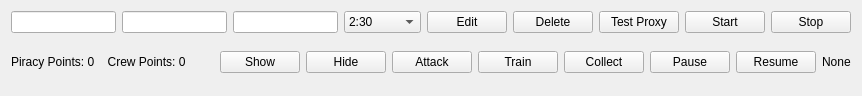
<?xml version="1.0" encoding="UTF-8"?>
<ui version="4.0">
 <class>BotItem</class>
 <widget class="QWidget" name="BotItem">
  <property name="geometry">
   <rect>
    <x>0</x>
    <y>0</y>
    <width>862</width>
    <height>96</height>
   </rect>
  </property>
  <property name="minimumSize">
   <size>
    <width>0</width>
    <height>96</height>
   </size>
  </property>
  <property name="maximumSize">
   <size>
    <width>16777215</width>
    <height>96</height>
   </size>
  </property>
  <property name="windowTitle">
   <string>Form</string>
  </property>
  <layout class="QVBoxLayout" name="verticalLayout">
   <item>
    <layout class="QHBoxLayout" name="hl_control">
     <item>
      <widget class="QLineEdit" name="le_username">
       <property name="readOnly">
        <bool>true</bool>
       </property>
      </widget>
     </item>
     <item>
      <widget class="QLineEdit" name="le_password">
       <property name="readOnly">
        <bool>true</bool>
       </property>
      </widget>
     </item>
     <item>
      <widget class="QLineEdit" name="le_proxy">
       <property name="readOnly">
        <bool>true</bool>
       </property>
      </widget>
     </item>
     <item>
      <widget class="QComboBox" name="cb_type">
       <item>
        <property name="text">
         <string>2:30</string>
        </property>
       </item>
       <item>
        <property name="text">
         <string>7:30</string>
        </property>
       </item>
       <item>
        <property name="text">
         <string>Random</string>
        </property>
       </item>
      </widget>
     </item>
     <item>
      <widget class="QPushButton" name="pb_edit">
       <property name="text">
        <string>Edit</string>
       </property>
      </widget>
     </item>
     <item>
      <widget class="QPushButton" name="pb_delete">
       <property name="text">
        <string>Delete</string>
       </property>
      </widget>
     </item>
     <item>
      <widget class="QPushButton" name="pb_testProxy">
       <property name="text">
        <string>Test Proxy</string>
       </property>
      </widget>
     </item>
     <item>
      <widget class="QPushButton" name="pb_start">
       <property name="text">
        <string>Start</string>
       </property>
      </widget>
     </item>
     <item>
      <widget class="QPushButton" name="pb_stop">
       <property name="text">
        <string>Stop</string>
       </property>
      </widget>
     </item>
    </layout>
   </item>
   <item>
    <widget class="QWidget" name="w_bot" native="true">
     <layout class="QHBoxLayout" name="horizontalLayout">
      <property name="leftMargin">
       <number>0</number>
      </property>
      <property name="topMargin">
       <number>0</number>
      </property>
      <property name="rightMargin">
       <number>0</number>
      </property>
      <property name="bottomMargin">
       <number>0</number>
      </property>
      <item>
       <widget class="QLabel" name="l_points">
        <property name="text">
         <string>Piracy Points: 0    Crew Points: 0</string>
        </property>
       </widget>
      </item>
      <item>
       <spacer name="horizontalSpacer">
        <property name="orientation">
         <enum>Qt::Horizontal</enum>
        </property>
        <property name="sizeHint" stdset="0">
         <size>
          <width>192</width>
          <height>20</height>
         </size>
        </property>
       </spacer>
      </item>
      <item>
       <widget class="QPushButton" name="pb_show">
        <property name="text">
         <string>Show</string>
        </property>
       </widget>
      </item>
      <item>
       <widget class="QPushButton" name="pb_hide">
        <property name="text">
         <string>Hide</string>
        </property>
       </widget>
      </item>
      <item>
       <widget class="QPushButton" name="pb_attack">
        <property name="text">
         <string>Attack</string>
        </property>
       </widget>
      </item>
      <item>
       <widget class="QPushButton" name="pb_train">
        <property name="text">
         <string>Train</string>
        </property>
       </widget>
      </item>
      <item>
       <widget class="QPushButton" name="pb_collect">
        <property name="text">
         <string>Collect</string>
        </property>
       </widget>
      </item>
      <item>
       <widget class="QPushButton" name="pb_pause">
        <property name="text">
         <string>Pause</string>
        </property>
       </widget>
      </item>
      <item>
       <widget class="QPushButton" name="pb_resume">
        <property name="text">
         <string>Resume</string>
        </property>
       </widget>
      </item>
      <item>
       <widget class="QLabel" name="l_status">
        <property name="text">
         <string>None</string>
        </property>
       </widget>
      </item>
     </layout>
    </widget>
   </item>
  </layout>
 </widget>
 <resources/>
 <connections/>
</ui>
